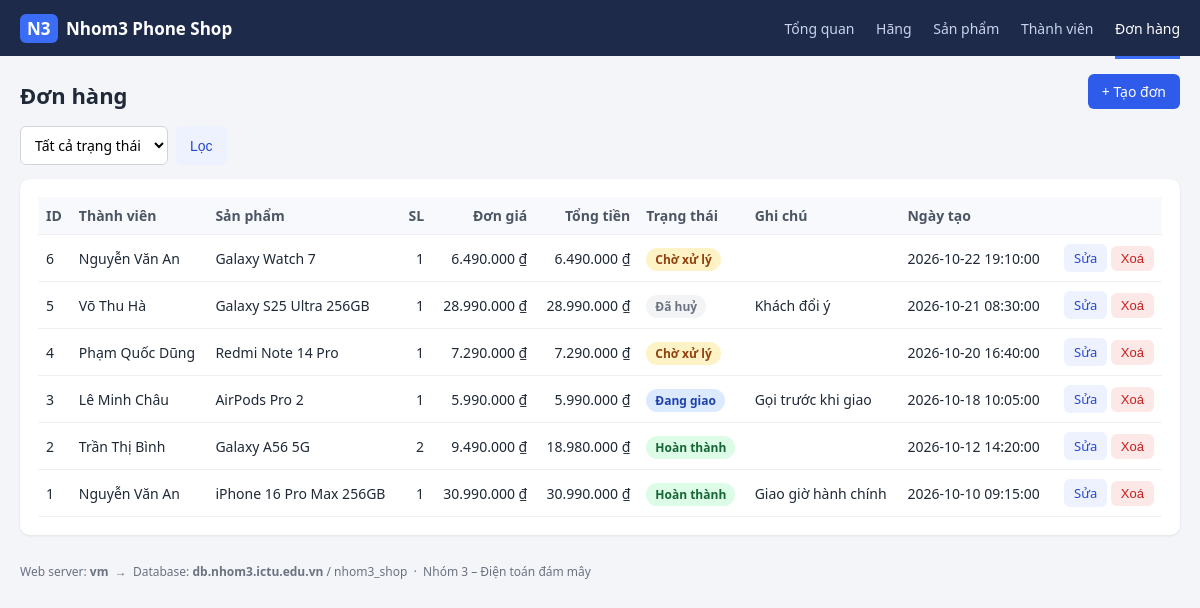
/orders.php, run on the app's committed database.
### tables this page shows
CREATE TABLE orders (
  id          INT UNSIGNED AUTO_INCREMENT PRIMARY KEY,
  member_id   INT UNSIGNED NOT NULL,
  product_id  INT UNSIGNED NOT NULL,
  quantity    INT NOT NULL,
  unit_price  DECIMAL(12,0) NOT NULL,
  total       DECIMAL(14,0) NOT NULL,
  status      ENUM('pending','shipping','done','cancelled') NOT NULL DEFAULT 'pending',
  note        VARCHAR(255) NULL,
  created_at  DATETIME NOT NULL DEFAULT CURRENT_TIMESTAMP,
  updated_at  DATETIME NOT NULL DEFAULT CURRENT_TIMESTAMP ON UPDATE CURRENT_TIMESTAMP,
  CONSTRAINT fk_orders_member  FOREIGN KEY (member_id)  REFERENCES members(id),
  CONSTRAINT fk_orders_product FOREIGN KEY (product_id) REFERENCES products(id),
  CONSTRAINT chk_orders_qty CHECK (quantity > 0)
);

CREATE TABLE members (
  id          INT UNSIGNED AUTO_INCREMENT PRIMARY KEY,
  full_name   VARCHAR(100) NOT NULL,
  email       VARCHAR(150) NOT NULL UNIQUE,
  phone       VARCHAR(10)  NOT NULL,
  address     VARCHAR(255) NULL,
  created_at  DATETIME NOT NULL DEFAULT CURRENT_TIMESTAMP
);

CREATE TABLE products (
  id           INT UNSIGNED AUTO_INCREMENT PRIMARY KEY,
  brand_id     INT UNSIGNED NOT NULL,
  name         VARCHAR(200) NOT NULL,
  price        DECIMAL(12,0) NOT NULL,
  stock        INT NOT NULL DEFAULT 0,
  description  TEXT NULL,
  created_at   DATETIME NOT NULL DEFAULT CURRENT_TIMESTAMP,
  updated_at   DATETIME NOT NULL DEFAULT CURRENT_TIMESTAMP ON UPDATE CURRENT_TIMESTAMP,
  CONSTRAINT fk_products_brand FOREIGN KEY (brand_id) REFERENCES brands(id),
  CONSTRAINT chk_products_price CHECK (price > 0),
  CONSTRAINT chk_products_stock CHECK (stock >= 0)
);

### orders.php (the view, shortened to what this page needs)
<?php
require __DIR__ . '/inc/db.php';
    require __DIR__ . '/inc/header.php'; ?>
    <?php require __DIR__ . '/inc/footer.php';
$sql = 'SELECT o.*, m.full_name, p.name AS product
          FROM orders o
          JOIN members  m ON m.id = o.member_id
          JOIN products p ON p.id = o.product_id';
$params = [];
$rows = q($sql . ' ORDER BY o.id DESC', $params)->fetchAll();
require __DIR__ . '/inc/header.php'; ?>
<div class="page-head">
  <h1>Đơn hàng</h1>
  <a class="btn" href="orders.php?action=create">+ Tạo đơn</a>
</div>
<form class="search">
  <select name="status">
    <option value="">Tất cả trạng thái</option>
  </select>
  <button class="btn ghost">Lọc</button>
</form>
<div class="card">
<table>
  <tr><th>ID</th><th>Thành viên</th><th>Sản phẩm</th><th class="right">SL</th><th class="right">Đơn giá</th><th class="right">Tổng tiền</th><th>Trạng thái</th><th>Ghi chú</th><th>Ngày tạo</th><th></th></tr>
  <?php foreach ($rows as $r): ?>
  <tr>
    <td><?= $r['id'] ?></td>
    <td><?= e($r['full_name']) ?></td>
    <td><?= e($r['product']) ?></td>
    <td class="right"><?= $r['quantity'] ?></td>
    <td class="right"><?= money($r['unit_price']) ?></td>
    <td class="right"><?= money($r['total']) ?></td>
    <td><span class="badge <?= e($r['status']) ?>"><?= e(ORDER_STATUS[$r['status']]) ?></span></td>
    <td><?= e($r['note']) ?></td>
    <td><?= e($r['created_at']) ?></td>
    <td class="right">
      <a class="btn ghost sm" href="orders.php?action=edit&id=<?= $r['id'] ?>">Sửa</a>
      <?= delete_button('orders.php?action=delete&id=' . $r['id']) ?>
    </td>
  </tr>
  <?php endforeach; ?>
</table>
</div>
<?php require __DIR__ . '/inc/footer.php'; ?>

### inc/db.php (shortened to what this page needs)
<?php
function db(): PDO
{
    static $pdo = null;
    if ($pdo === null) {
        $dsn = 'mysql:host=' . DB_HOST . ';dbname=' . DB_NAME . ';charset=utf8mb4';
        $pdo = new PDO($dsn, DB_USER, DB_PASS, [
            PDO::ATTR_ERRMODE            => PDO::ERRMODE_EXCEPTION,
            PDO::ATTR_DEFAULT_FETCH_MODE => PDO::FETCH_ASSOC,
            PDO::ATTR_EMULATE_PREPARES   => false,
        ]);
    }
    return $pdo;
}
function q(string $sql, array $params = []): PDOStatement
{
    $st = db()->prepare($sql);
    $st->execute($params);
    return $st;
}
function e($v): string
{
    return htmlspecialchars((string)$v, ENT_QUOTES, 'UTF-8');
}
function money($n): string
{
    return number_format((float)$n, 0, ',', '.') . ' ₫';
}
function csrf_field(): string
{
    return '<input type="hidden" name="_csrf" value="' . e($_SESSION['csrf']) . '">';
}
function delete_button(string $url, string $label = 'Xoá'): string
{
    return '<form method="post" action="' . e($url) . '" class="inline" '
         . 'onsubmit="return confirm(\'Chắc chắn xoá?\')">'
         . csrf_field() . '<button class="btn danger sm">' . e($label) . '</button></form>';
}

### assets/style.css (style rules this page uses)
* { box-sizing: border-box; }
body { margin: 0; font-family: "Segoe UI", Arial, sans-serif; font-size: 14px; color: #1f2937; background: #f3f5f9; }
a { color: #2547d0; text-decoration: none; }
h1 { font-size: 22px; margin: 24px 0 16px; }
.card { background: #fff; border-radius: 10px; padding: 18px; margin-bottom: 18px; box-shadow: 0 1px 3px rgba(0,0,0,.08); }
.card-head, .page-head { display: flex; align-items: center; justify-content: space-between; }
table { width: 100%; border-collapse: collapse; }
th, td { text-align: left; padding: 9px 8px; border-bottom: 1px solid #eef0f4; vertical-align: middle; }
th { background: #f8f9fc; font-weight: 600; color: #4b5563; }
.right { text-align: right; }
.btn { display: inline-block; background: #2f5bea; color: #fff; border: 0; border-radius: 6px; padding: 8px 14px; cursor: pointer; font-size: 14px; }
.btn.ghost { background: #eef2ff; color: #2547d0; }
.btn.danger { background: #fde8e8; color: #c81e1e; }
.btn.sm { padding: 5px 10px; font-size: 13px; }
form.inline { display: inline; }
.search { display: flex; gap: 8px; margin-bottom: 14px; }
input, select, textarea { font: inherit; padding: 8px 10px; border: 1px solid #d1d5db; border-radius: 6px; background: #fff; }
.badge { padding: 3px 9px; border-radius: 20px; font-size: 12px; font-weight: 600; }
.badge.pending { background: #fef3c7; color: #92400e; }
.badge.shipping { background: #dbeafe; color: #1e40af; }
.badge.done { background: #dcfce7; color: #166534; }
.badge.cancelled { background: #f3f4f6; color: #6b7280; }

### data on the page
orders: id "6", member.full_name "Nguyễn Văn An", product.name "Galaxy Watch 7", quantity "1", unit_price "6.490.000 ₫", total "6.490.000 ₫", status "Chờ xử lý", created_at "2026-10-22 19:10:00"
orders: id "5", member.full_name "Võ Thu Hà", product.name "Galaxy S25 Ultra 256GB", quantity "1", unit_price "28.990.000 ₫", total "28.990.000 ₫", status "Đã huỷ", note "Khách đổi ý", created_at "2026-10-21 08:30:00"
orders: id "4", member.full_name "Phạm Quốc Dũng", product.name "Redmi Note 14 Pro", quantity "1", unit_price "7.290.000 ₫", total "7.290.000 ₫", status "Chờ xử lý", created_at "2026-10-20 16:40:00"
orders: id "3", member.full_name "Lê Minh Châu", product.name "AirPods Pro 2", quantity "1", unit_price "5.990.000 ₫", total "5.990.000 ₫", status "Đang giao", note "Gọi trước khi giao", created_at "2026-10-18 10:05:00"
orders: id "2", member.full_name "Trần Thị Bình", product.name "Galaxy A56 5G", quantity "2", unit_price "9.490.000 ₫", total "18.980.000 ₫", status "Hoàn thành", created_at "2026-10-12 14:20:00"
orders: id "1", member.full_name "Nguyễn Văn An", product.name "iPhone 16 Pro Max 256GB", quantity "1", unit_price "30.990.000 ₫", total "30.990.000 ₫", status "Hoàn thành", note "Giao giờ hành chính", created_at "2026-10-10 09:15:00"

### other printed values
APP_NAME "Nhom3 Phone Shop"
$label "Tổng quan"
$label "Hãng"
$label "Sản phẩm"
$label "Thành viên"
$label "Đơn hàng"
gethostname() "vm"
DB_HOST "db.nhom3.ictu.edu.vn"
DB_NAME "nhom3_shop"
